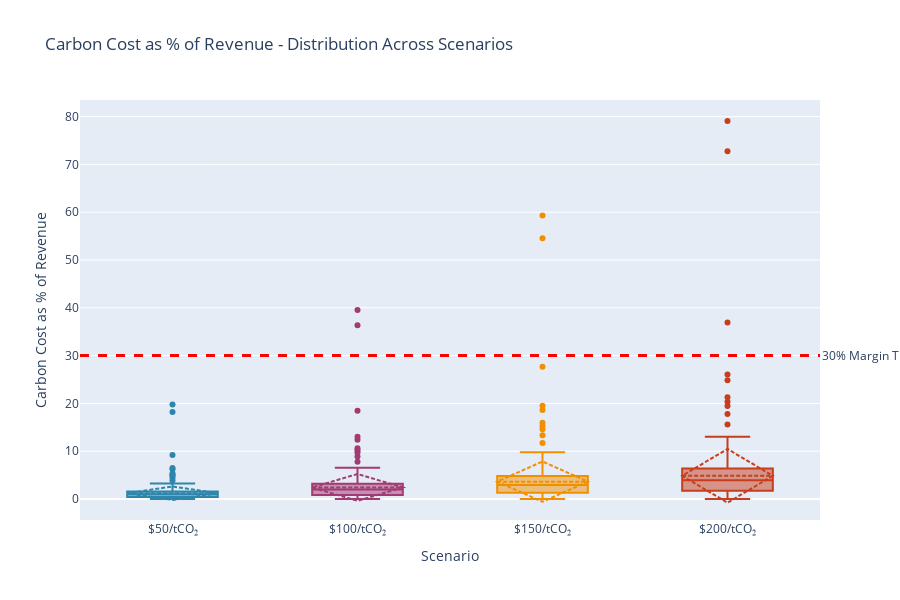

The cell this chart's notebook holds for it:
### Markdown cell above
### 2.1 Carbon Cost as % of Revenue Distribution

### Code cell
# Create box plot showing distribution across scenarios
impact_data = []
for scenario in [50, 100, 150, 200]:
    col = f'carbon_cost_pct_revenue_{scenario}'
    impact_data.append({
        'Scenario': f'${scenario}/tCO₂',
        'Values': df_financial[col].values
    })

fig3 = go.Figure()

for item in impact_data:
    fig3.add_trace(go.Box(
        y=item['Values'],
        name=item['Scenario'],
        marker_color=SCENARIO_COLORS[item['Scenario']],
        boxmean='sd'
    ))

# Add 30% margin line
fig3.add_hline(
    y=30,
    line_dash='dash',
    line_color='red',
    line_width=3,
    annotation_text='30% Margin Threshold (Stranding Point)',
    annotation_position='right'
)

fig3.update_layout(
    title='Carbon Cost as % of Revenue - Distribution Across Scenarios',
    yaxis_title='Carbon Cost as % of Revenue',
    xaxis_title='Scenario',
    height=600,
    showlegend=False
)

fig3.show()

# Statistics
print("Carbon Cost as percentage of Revenue - Key Statistics:")

for scenario in [50, 100, 150, 200]:
    col = f'carbon_cost_pct_revenue_{scenario}'
    data = df_financial[col]
    print(f"\n${scenario}/tCO₂:")
    print(f"  Median: {data.median():.2f}%")
    print(f"  Mean: {data.mean():.2f}%")
    print(f"  Assets > 30% (stranded): {(data > 30).sum()} ({(data > 30).sum()/len(data)*100:.1f}%)")
    print(f"  Assets > 50%: {(data > 50).sum()} ({(data > 50).sum()/len(data)*100:.1f}%)")

### Figure 1 — Plotly figure (JSON) as saved in the notebook; plotly's stock layout.template omitted (floating-point values rounded to 4 significant figures; data arrays with more than 128 entries replaced by an {"elided": "..."} marker saying what was removed)
{"data": [{"boxmean": "sd", "marker": {"color": "#2E86AB"}, "name": "$50/tCO₂", "type": "box", "y": {"elided": "601 float values"}}, {"boxmean": "sd", "marker": {"color": "#A23B72"}, "name": "$100/tCO₂", "type": "box", "y": {"elided": "601 float values"}}, {"boxmean": "sd", "marker": {"color": "#F18F01"}, "name": "$150/tCO₂", "type": "box", "y": {"elided": "601 float values"}}, {"boxmean": "sd", "marker": {"color": "#C73E1D"}, "name": "$200/tCO₂", "type": "box", "y": {"elided": "601 float values"}}], "layout": {"annotations": [{"showarrow": false, "text": "30% Margin Threshold (Stranding Point)", "x": 1, "xanchor": "left", "xref": "x domain", "y": 30, "yanchor": "middle", "yref": "y"}], "height": 600, "shapes": [{"line": {"color": "red", "dash": "dash", "width": 3}, "type": "line", "x0": 0, "x1": 1, "xref": "x domain", "y0": 30, "y1": 30, "yref": "y"}], "showlegend": false, "title": {"text": "Carbon Cost as % of Revenue - Distribution Across Scenarios"}, "xaxis": {"title": {"text": "Scenario"}}, "yaxis": {"title": {"text": "Carbon Cost as % of Revenue"}}}}
